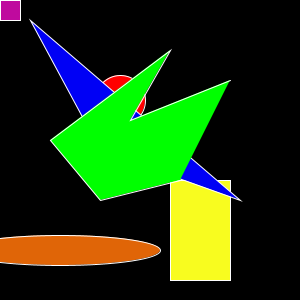
Frame 1 (no input)
Frame 60 (the mouse pressed at the canvas centre just before this capture): identical to frame 1, image omitted
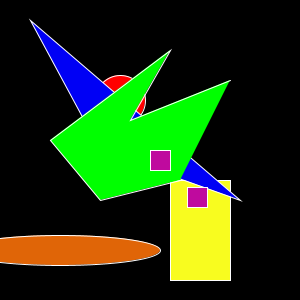
Frame 120 (the mouse held since frame 60 and released just before this capture)

The Processing sketch that drew these frames (run headless with seeded random() and noise(); from frame 60 on, the mouse is pressed at the canvas centre):

// Processing sketch: processing_18344
// ── processing_18344.pde

void setup(){ 
size(300,300);

}

void draw(){

background(0);
smooth();
stroke(255);
int x = 120;
fill(255,0,0);
ellipse(x,100,50,50);
fill(248,252,31);
rect(x+50,180,60,100);
fill(0,0,245);
triangle(x*2,200,30,20,100,150);
fill(0,255,0);
beginShape();
vertex(width-x,height-x);
vertex(100,200);
vertex(50,140);
vertex(170,50);
vertex(130,120);
vertex(230,80);
endShape();
fill(224,101,7);
ellipse(x/2,250,200,30);
fill(191,10,158);
rect(mouseX,mouseY,20,20);
rect(mouseX+0.25*mouseX,mouseY+0.25*mouseY,20,20);
}
